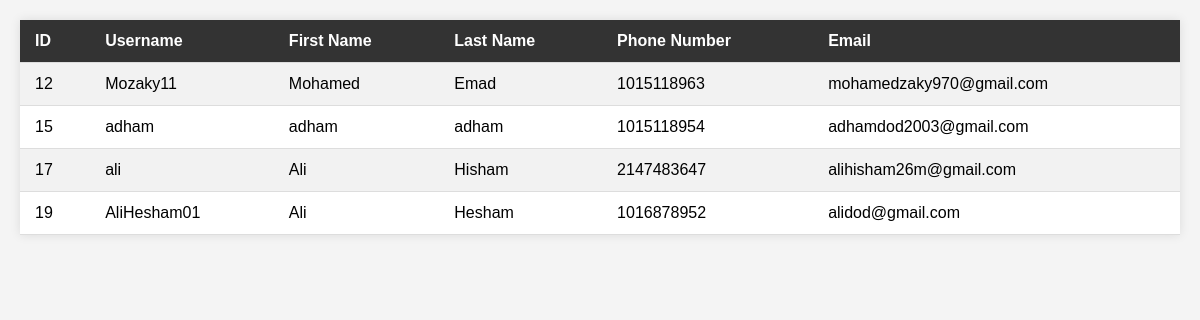
The app's page /DB/connections/viewuser.php (signed in) with its own data.
### tables this page shows
CREATE TABLE `user` (
  `ID` int(11) NOT NULL,
  `First_Name` varchar(30) NOT NULL,
  `Last_Name` varchar(30) NOT NULL,
  `Username` varchar(30) NOT NULL,
  `Password` varchar(30) NOT NULL,
  `Email` varchar(30) NOT NULL,
  `Phone_Number` int(11) NOT NULL
);

### DB/connections/viewuser.php (the view, shortened to what this page needs)
<!DOCTYPE html>
<html>
<head>
</head>
<body>
    <?php
    include('../config.php');
    $user = mysqli_query($con, 'Select * from user');
    echo '<table>';
    echo '<tr><th>ID</th><th>Username</th><th>First Name</th><th>Last Name</th><th>Phone Number</th><th>Email</th></tr>';
    while ($res = mysqli_fetch_array($user)) {
        echo '<tr>';
        echo '<td>' . $res['ID'] . '</td>';
        echo '<td>' . $res['Username'] . '</td>';
        echo '<td>' . $res['First_Name'] . '</td>';
        echo '<td>' . $res['Last_Name'] . '</td>';
        echo '<td>' . $res['Phone_Number'] . '</td>';
        echo '<td>' . $res['Email'] . '</td>';
        echo '</tr>';
    }
    echo '</table>';
    ?>
</body>
</html>

### DB/connections/viewuser.php (style rules this page uses)
body { font-family: Arial, sans-serif; background-color: #f4f4f4; margin: 0; padding: 20px; }
table { border-collapse: collapse; width: 100%; background-color: #fff; box-shadow: 0 0 10px rgba(0, 0, 0, 0.1); }
th, td { padding: 12px 15px; text-align: left; border-bottom: 1px solid #ddd; }
th { background-color: #333; color: white; }
tr:nth-child(even) { background-color: #f2f2f2; }

### records on screen
user: ID "12", Username "Mozaky11", First_Name "Mohamed", Last_Name "Emad", Phone_Number "1015118963", Email "mohamedzaky970@gmail.com"
user: ID "15", Username "adham", First_Name "adham", Last_Name "adham", Phone_Number "1015118954", Email "adhamdod2003@gmail.com"
user: ID "17", Username "ali", First_Name "Ali", Last_Name "Hisham", Phone_Number "2147483647", Email "alihisham26m@gmail.com"
user: ID "19", Username "AliHesham01", First_Name "Ali", Last_Name "Hesham", Phone_Number "1016878952", Email "alidod@gmail.com"
